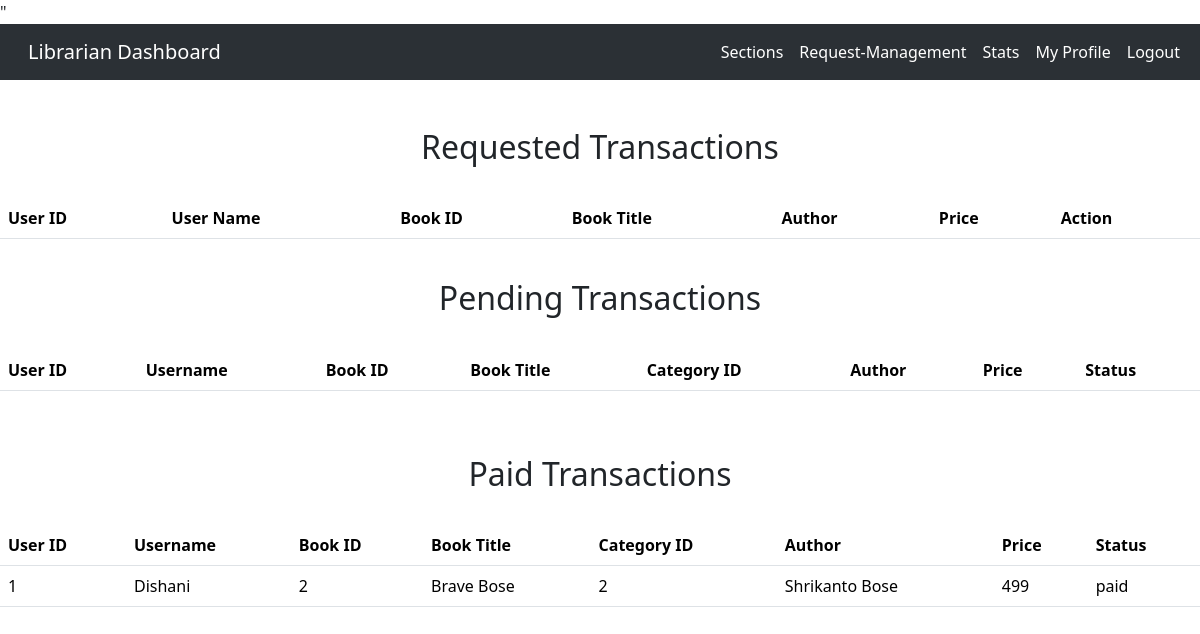
The app's page /admin_orders with its own data.
### app.py (models this page shows)
class Orders(db.Model):
     __tablename__="orders"
     order_id=db.Column(db.Integer, primary_key = True, autoincrement= True)
     user_id=db.Column(db.Integer, db.ForeignKey("user.id"))
     username=db.Column(db.String, nullable=False)
     book_id=db.Column(db.Integer, db.ForeignKey("book.book_id"))
     book_name=db.Column(db.String, nullable=False)
     category_id=db.Column(db.Integer, db.ForeignKey("categories.category_id"))
     author_name=db.Column(db.String, nullable=False)
     price=db.Column(db.Integer, db.ForeignKey("book.price"))
     payment=db.Column(db.String, nullable=False)
     date_of_issue=db.Column(db.String, nullable=False)

### app.py (the view)
@app.route('/admin_orders',  methods=['GET','POST'])
def admin_orders():
    order=Orders.query.all()
    return render_template('admin_order.html', order=order)

### templates/admin_order.html (shortened to what this page needs)
<!DOCTYPE html>
<html lang="en">
<head>
    <link rel="stylesheet" href="https://cdn.jsdelivr.net/npm/bootstrap@5.3.2/dist/css/bootstrap.rtl.min.css">"
    <link rel="stylesheet" href="https://cdnjs.cloudflare.com/ajax/libs/font-awesome/6.5.1/css/all.min.css">
  </head>
<body>
    <nav class="navbar navbar-expand-lg bg-body-tertiary" data-bs-theme="dark">
            <div class="container-fluid">
              <a class="navbar-brand" href="#">Librarian Dashboard</a>
              <div class="collapse navbar-collapse" id="navbarTogglerDemo03">
                <ul class="navbar-nav me-auto mb-2 mb-lg-0">
                  <li class="nav-item">
                    <a class="nav-link active" aria-current="page" href="/allsection">Sections</a>
                  </li>
                  <li class="nav-item">
                    <a class="nav-link active" aria-current="page" href="/admin_requests">Request-Management</a>
                  </li>
                  <li class="nav-item">
                    <a class="nav-link active" aria-current="page" href="/admin_stats">Stats</a>
                  </li>
                  <li class="nav-item">
                    <a class="nav-link active" aria-current="page" href="/profile_admin">My Profile</a>
                  </li>
                  <li class="nav-item">
                    <a class="nav-link active" aria-current="page" href="/login_as_admin">Logout</a>
                  </li>
                </ul>
              </div>
            </div>
          </nav><br>
          <br>
          <div class="current">
            <h2 style="text-align :center">Requested Transactions</h2><br>
            <table class="table">
                <thead>
                  <tr>
                    <th scope="col">User ID</th>
                    <th scope="col">User Name</th>
                    <th scope="col">Book ID</th>
                    <th scope="col">Book Title</th>
                    <th scope="col">Author</th>
                    <th scope="col">Price</th>
                    <th scope="col">Action</th>
                  </tr>
                </thead>
              </table><br>
              <h2 style="text-align :center">Pending Transactions</h2><br>
              <table class="table">
                <thead>
                  <tr>
                    <th scope="col">User ID</th>
                    <th scope="col">Username</th>
                    <th scope="col">Book ID</th>
                    <th scope="col">Book Title</th>
                    <th scope="col">Category ID</th>
                    <th scope="col">Author</th>
                    <th scope="col">Price</th>
                    <th scope="col">Status</th>
                  </tr>
                </thead>
              </table><br>
            </table><br>
            <h2 style="text-align :center">Paid Transactions</h2><br>
            <table class="table">
              <thead>
                <tr>
                  <th scope="col">User ID</th>
                    <th scope="col">Username</th>
                    <th scope="col">Book ID</th>
                    <th scope="col">Book Title</th>
                    <th scope="col">Category ID</th>
                    <th scope="col">Author</th>
                    <th scope="col">Price</th>
                    <th scope="col">Status</th>
                </tr>
              </thead>
              <tbody>
                {% for orders in order %}
                  {% if orders.payment =='paid' %}
                  <tr>
                    <td>{{orders.user_id}}</td>
                    <td>{{orders.username}}</td>
                    <td>{{orders.book_id}}</td>
                    <td>{{orders.book_name}}</td>
                    <td>{{orders.category_id}}</td>
                    <td>{{orders.author_name}}</td>
                    <td>{{orders.price}}</td>
                    <td> paid</td>
                  </tr>
                  {% endif %}
                  {% endfor %}
              </tbody>
            </table>
      </body>
      </html>

### records on screen
Orders: user_id "1", username "Dishani", book_id "2", book_name "Brave Bose", category_id "2", author_name "Shrikanto Bose", price "499"
